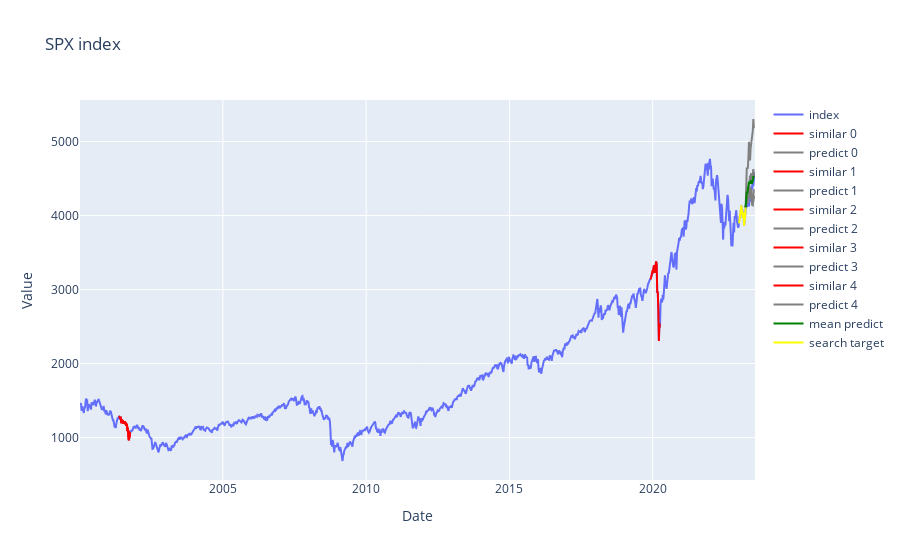
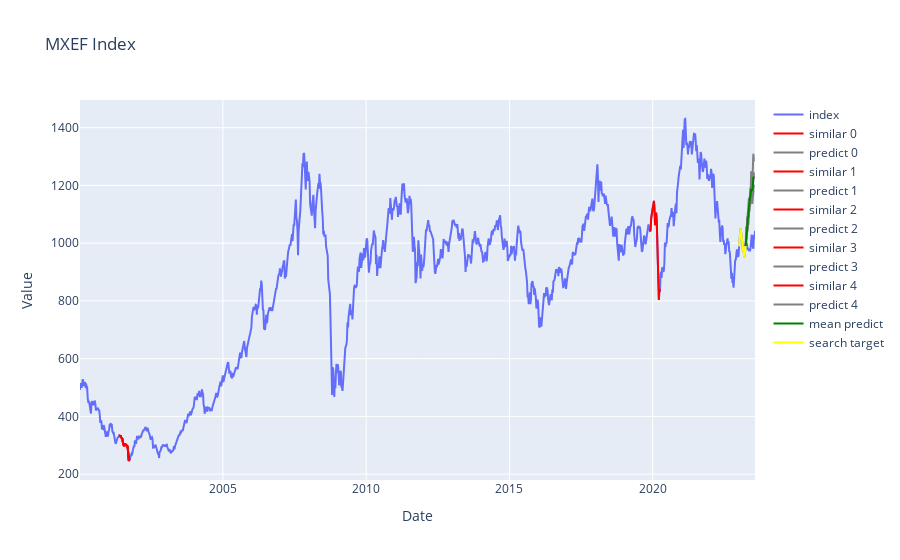
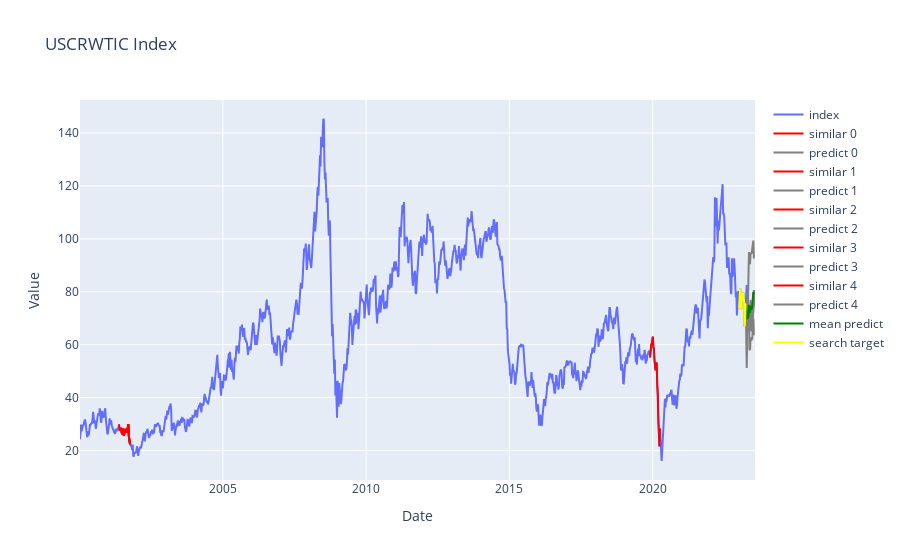
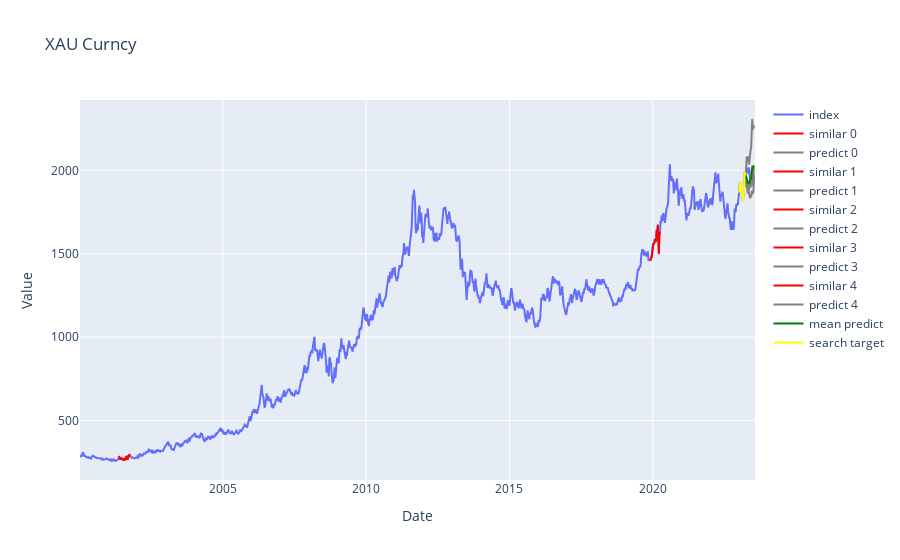

Notebook code cell kept with these figures, in order:
### Code cell
newtsm = New_TSMD(asset_price_list, date_list, asset_pchange_list, p_date_list, asset_name_list)
newtsm.fit(1200, 12, 5, [12, 16, 18, 20])
newtsm.transform(16)
newtsm.plot()
